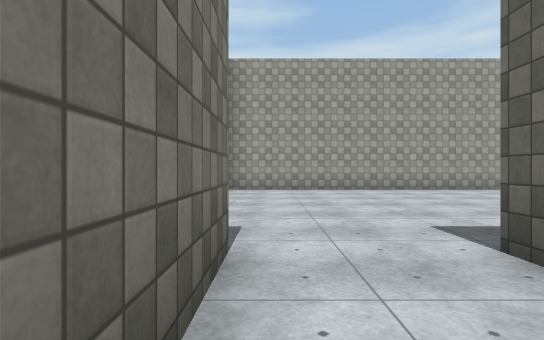
[1] (above)

23 first-person views from a walk through a scene from a Unity 3-D project. The camera is 1.2 m above the floor, looks level and sees 80° across. The floor is counted in squares, 2 m on a side. Each view is taken from the middle of a square. On the plan, view 1 faces up. The plan holds only what a view shows up to about 10 squares ahead; the rest is blank. The place goes on beyond the plan. The player is left out. Door leaves are left out, so doorways stand open. Surface patterns are stand-ins for the level's own textures.

[2]
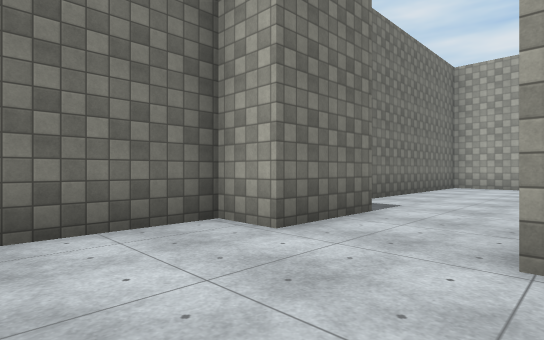

[3]
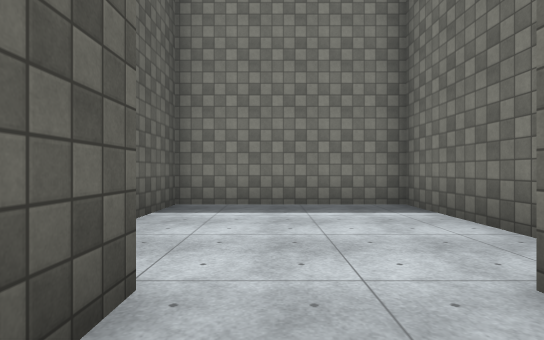

[4]
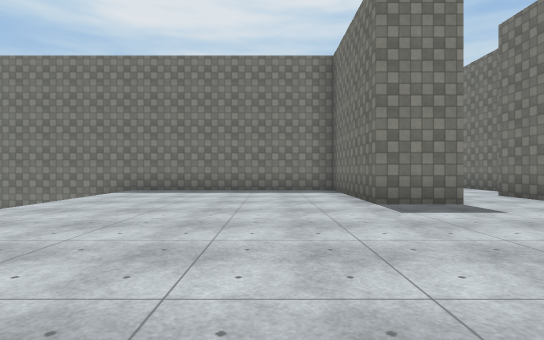

[5]
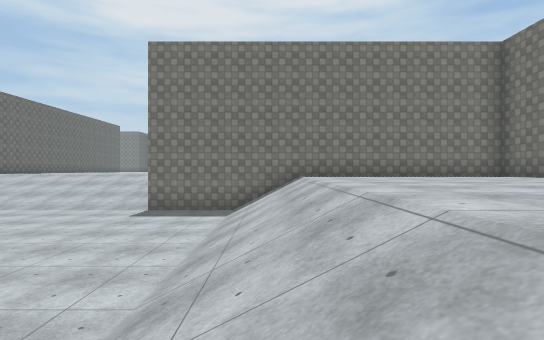

[6]
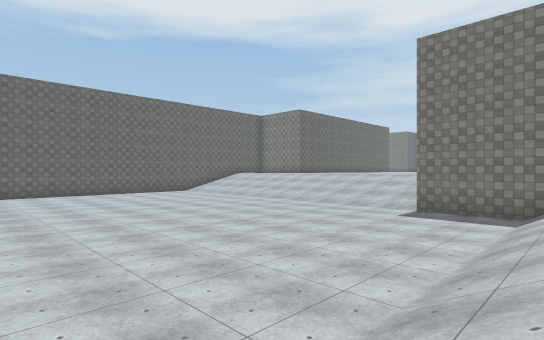

[7]
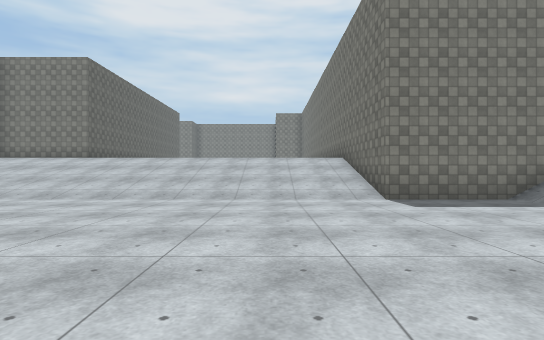

[8]
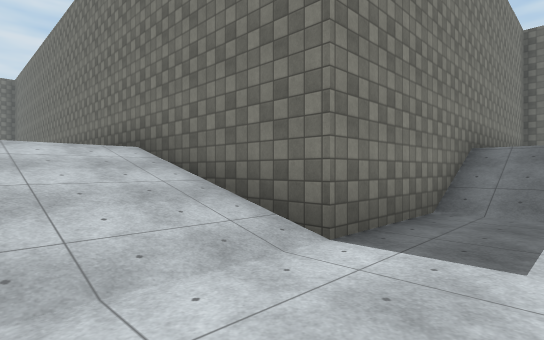

[9]
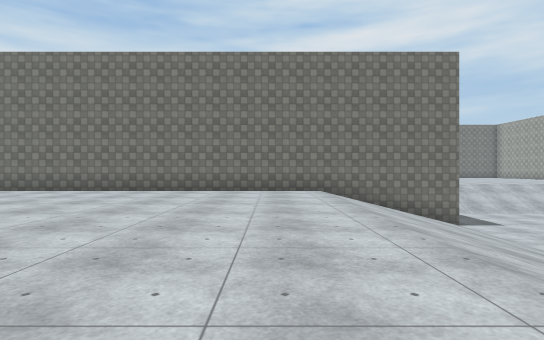

[10]
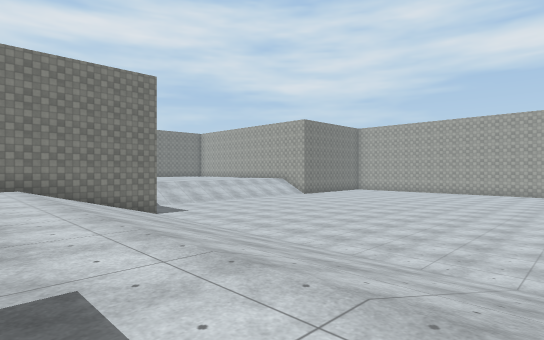

[11]
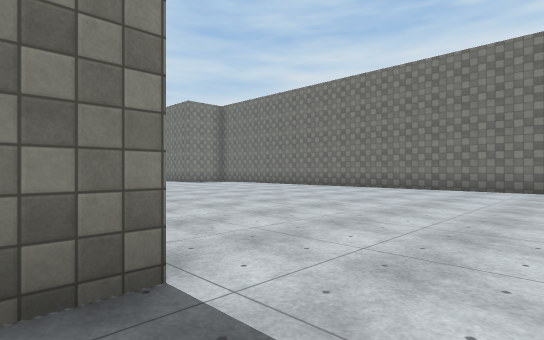

[12]
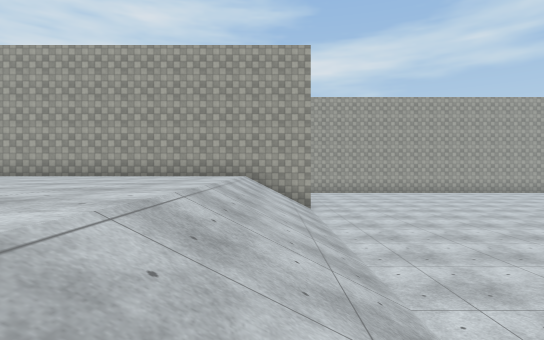

[13]
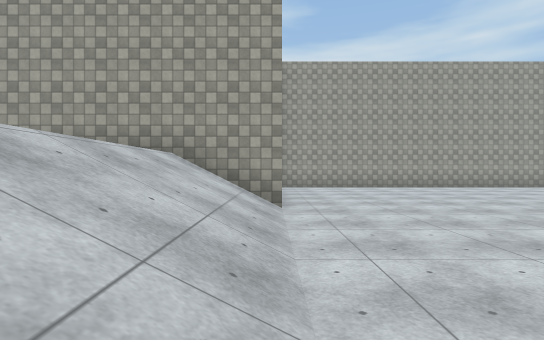

[14]
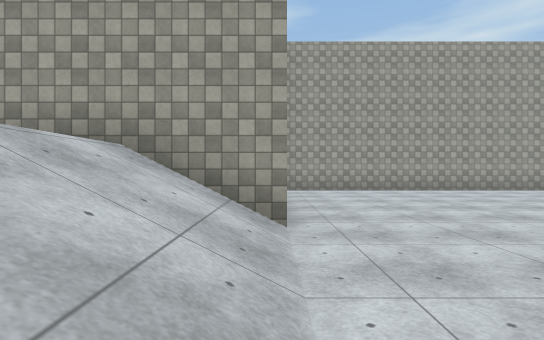

[15]
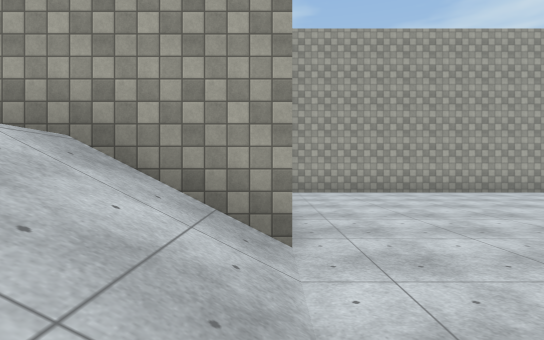

[16]
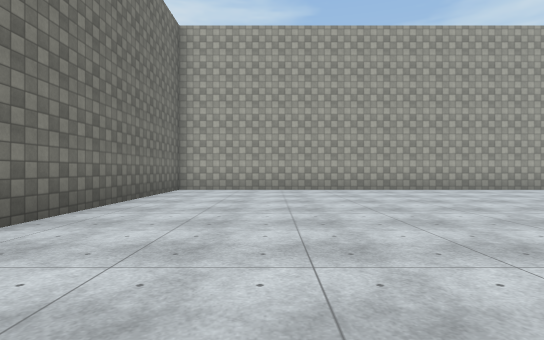

[17]
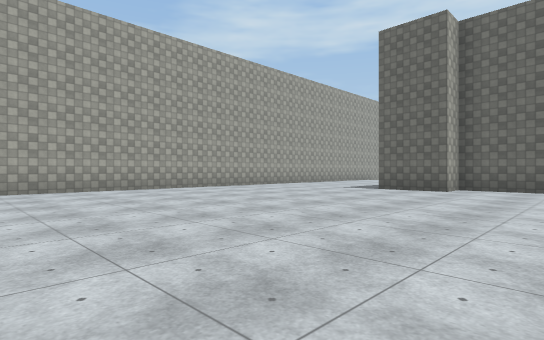

[18]
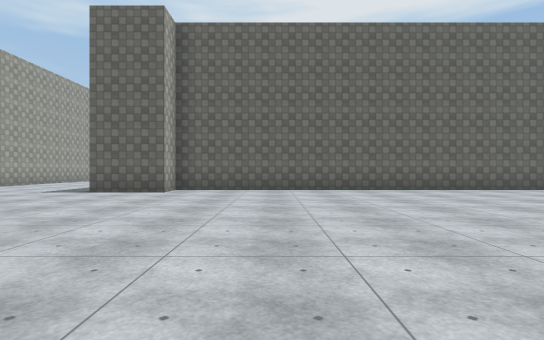

[19]
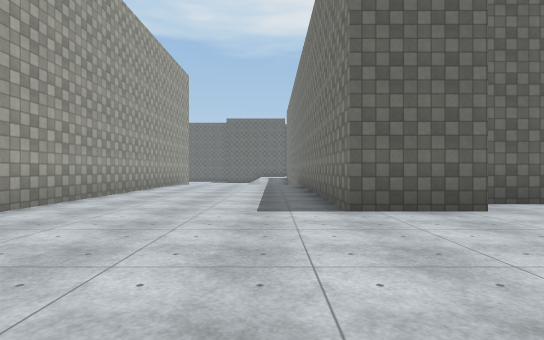

[20]
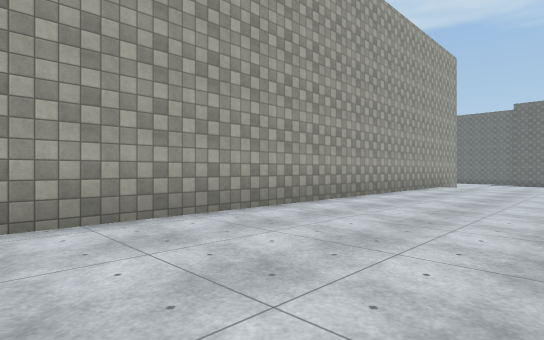

[21]
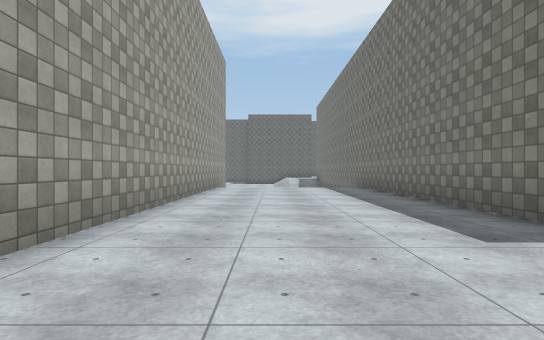

[22]
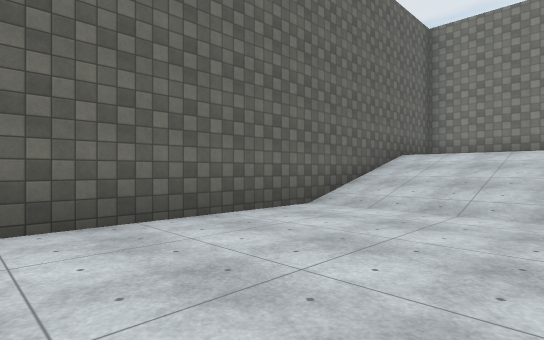

[23]
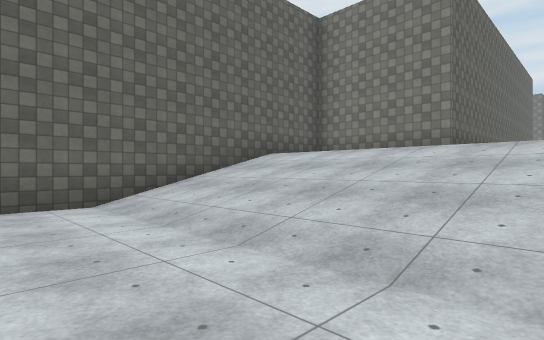

### Floor plan
Key: @ floor where view 1 was taken; # wall or solid block; . main floor; : floor 2 m higher than the main floor; / step, stairs or slope.
Columns run from 2 left of view 1 to 33 right of it. Each row starts with its distance up from view 1.
 17              #######################
 16              #......................
 15              #......................
 14              #......................
 13              #......................
 12              #..............########
 11              #..............#
 10 ##############..............##
  9 #::::::::  ://...............#
  8 #::::::::::://...............#
  7 #::::::::::://...............#
  6 #::::::::::://...............#
  5 #::::::::::://...............#
  4 #::::::::::://...............#
  3  ::::::::::://...............#
  2  #::##:::::://...............#
  1 ##::##:::::://...............#
  0 #:@::#:::::://...............#
 -1 #::::#:::::://...............#
 -2 #::::###########/////////////#
 -3 #::::#         #/////////////#
 -4 ######         #/////////////#
 -5                #/////////////#
 -6                #:::::::::::::#
 -7                #:::::::::::: #
 -8                #:::::::::#####
 -9                #:::::::::#
-10                #:::::::::#
-11                #:::::::::#
-12                #:::::::: #
-13                #:::::::
-14                #::  :::
-15                #

Positions as (right, up) in squares from view 1, and headings:
1: (0, 0), facing up
2: (2, -2), facing up-left
3: (1, 2), facing down
4: (5, 8), facing down
5: (10, 8), facing down
6: (10, 8), facing down-right
7: (16, 5), facing down
8: (16, 0), facing down-left
9: (23, -7), facing left
10: (25, -7), facing up-left
11: (24, -6), facing down-left
12: (10, 0), facing up
13: (11, 4), facing up
14: (11, 6), facing up
15: (11, 7), facing up
16: (14, 7), facing up
17: (16, 7), facing up-right
18: (17, 7), facing right
19: (21, 13), facing right
20: (22, 13), facing up-right
21: (23, 15), facing right
22: (23, 3), facing down-right
23: (21, 0), facing down-right
